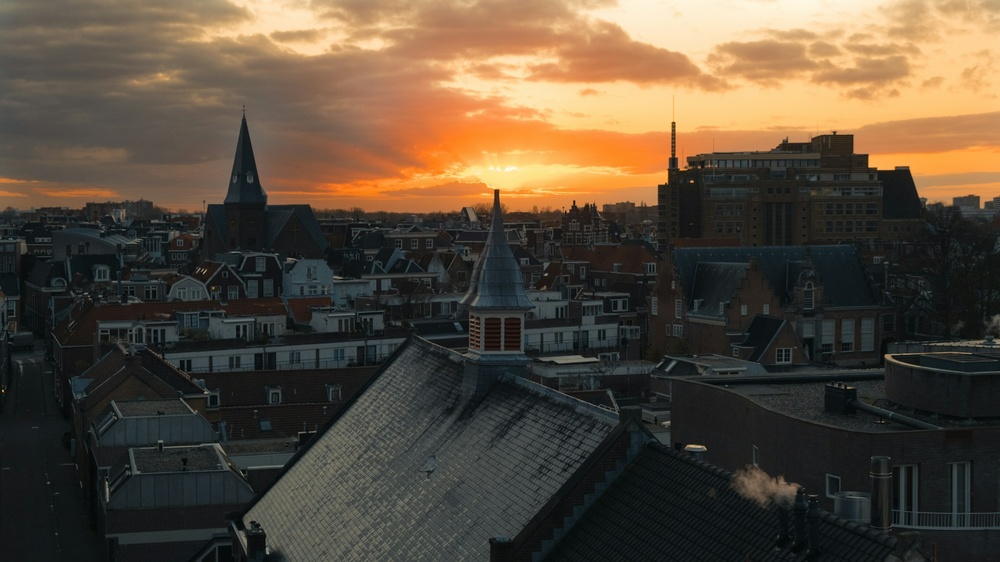
#> input picture roles/python/files/image_processing/without_mpi/image_0.jpg, 1000 x 562 px, shrunk from 1920 x 1080 before the run
$ python gray_image.py
#> lines starting #> are read from the running program, lines starting #| are printed output that depends on the picture
from PIL import Image
import time

def convert_to_gray(image_path):
#> called with image_path = 'image_0.jpg'
    with Image.open(image_path) as image:
#> image is the input picture: PIL image 1000x562 RGB; mean R, G, B 88.3, 75.3, 59.8
        gray_image = image.convert("L")
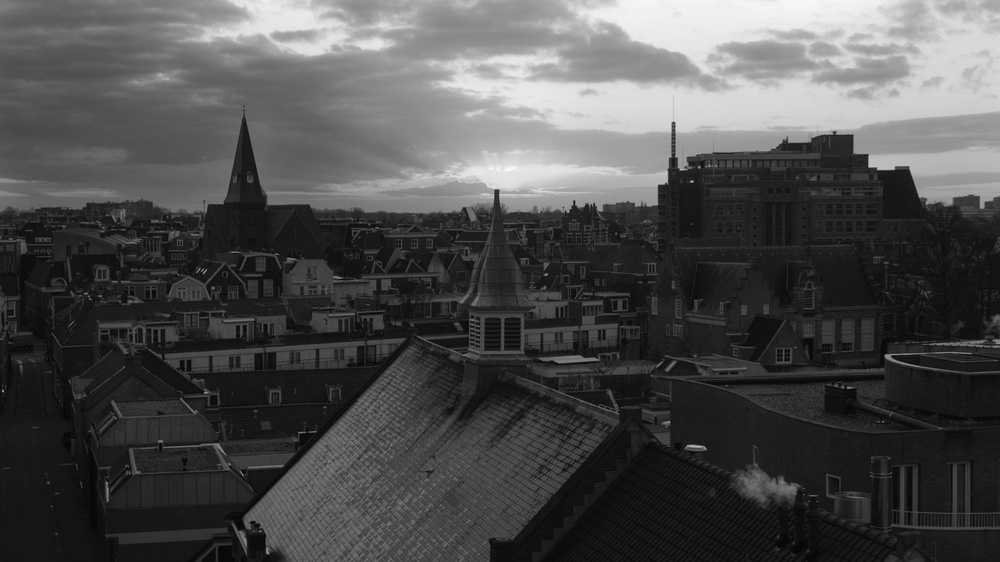
#> gray_image: PIL image 1000x562 L; min 1, max 250, mean 77.4
        gray_image.save(f'processed_{image_path}')

def main():
    start_time = time.time()

    images = ["image_0.jpg", "image_1.jpg", "image_2.jpg"]
    for image in images:
        convert_to_gray(image)
#> pass 2 of the loop in main, `for image in images:`:
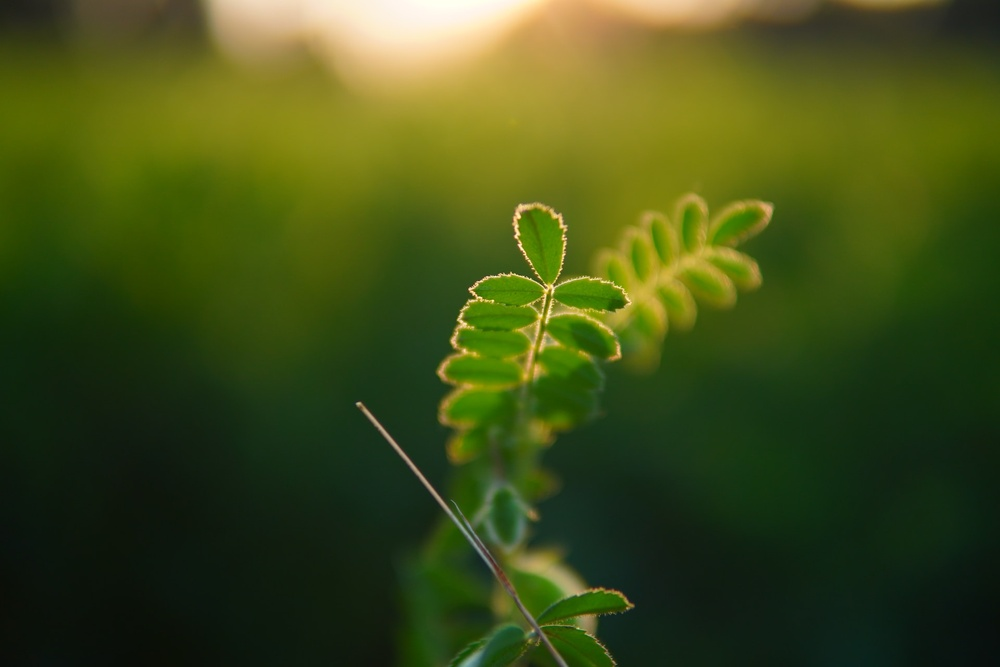
#> input picture roles/python/files/image_processing/without_mpi/image_1.jpg, 1000 x 667 px, shrunk from 1920 x 1280 before the run
#> in convert_to_gray, image is the input picture: PIL image 1000x667 RGB; mean R, G, B 65, 78.4, 24.5
#> in convert_to_gray (call 2), `gray_image = image.convert("L")`:
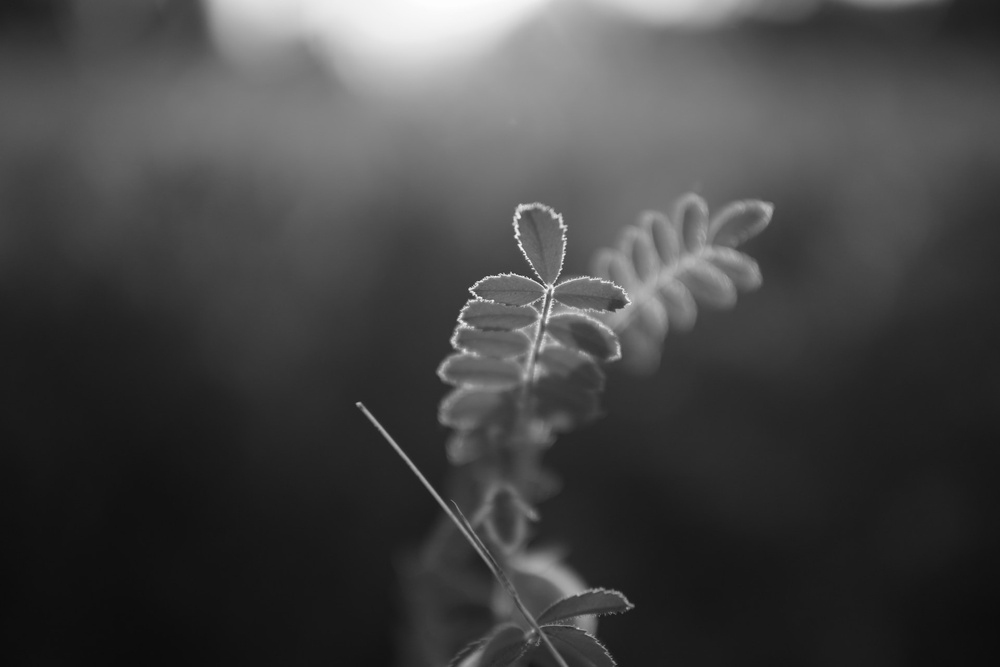
#> gray_image: PIL image 1000x667 L; min 11, max 253, mean 68.3
#> pass 3 of the loop in main, `for image in images:`:
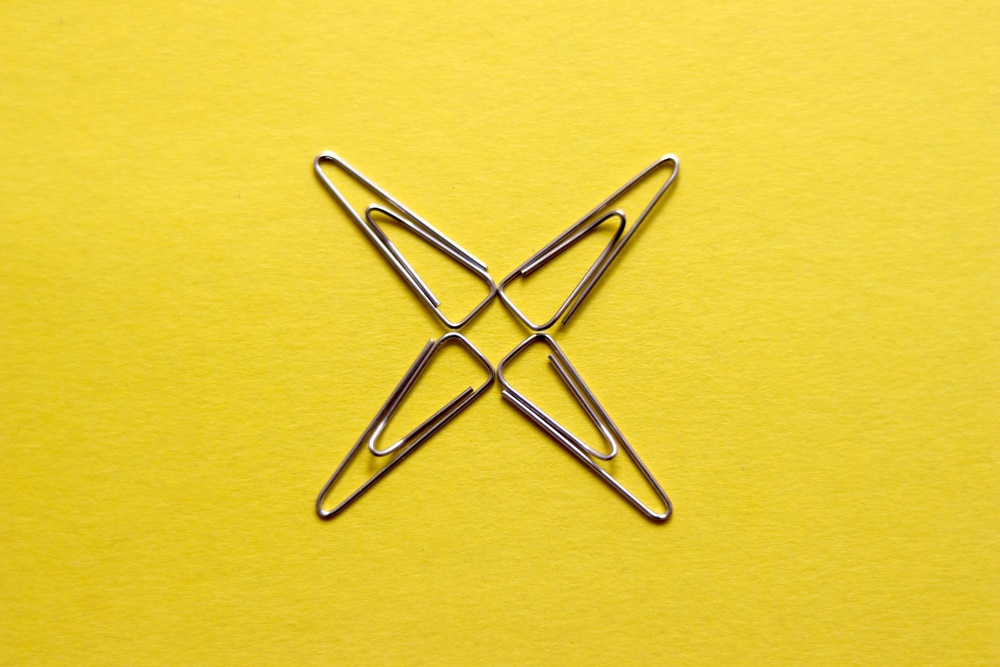
#> input picture roles/python/files/image_processing/without_mpi/image_2.jpg, 1000 x 667 px, shrunk from 1920 x 1280 before the run
#> in convert_to_gray, image is the input picture: PIL image 1000x667 RGB; mean R, G, B 231.4, 203.8, 56.6
#> in convert_to_gray (call 3), `gray_image = image.convert("L")`:
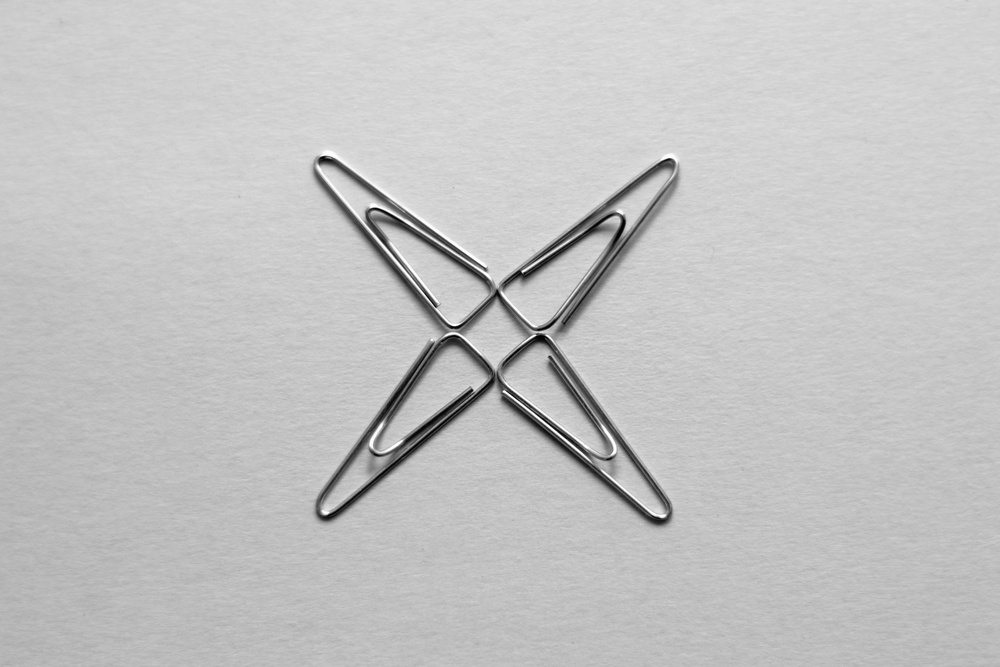
#> gray_image: PIL image 1000x667 L; min 1, max 255, mean 195.3

    end_time = time.time()
    print(f"Total execution time: {end_time - start_time} seconds")

if __name__ == "__main__":
    main()
